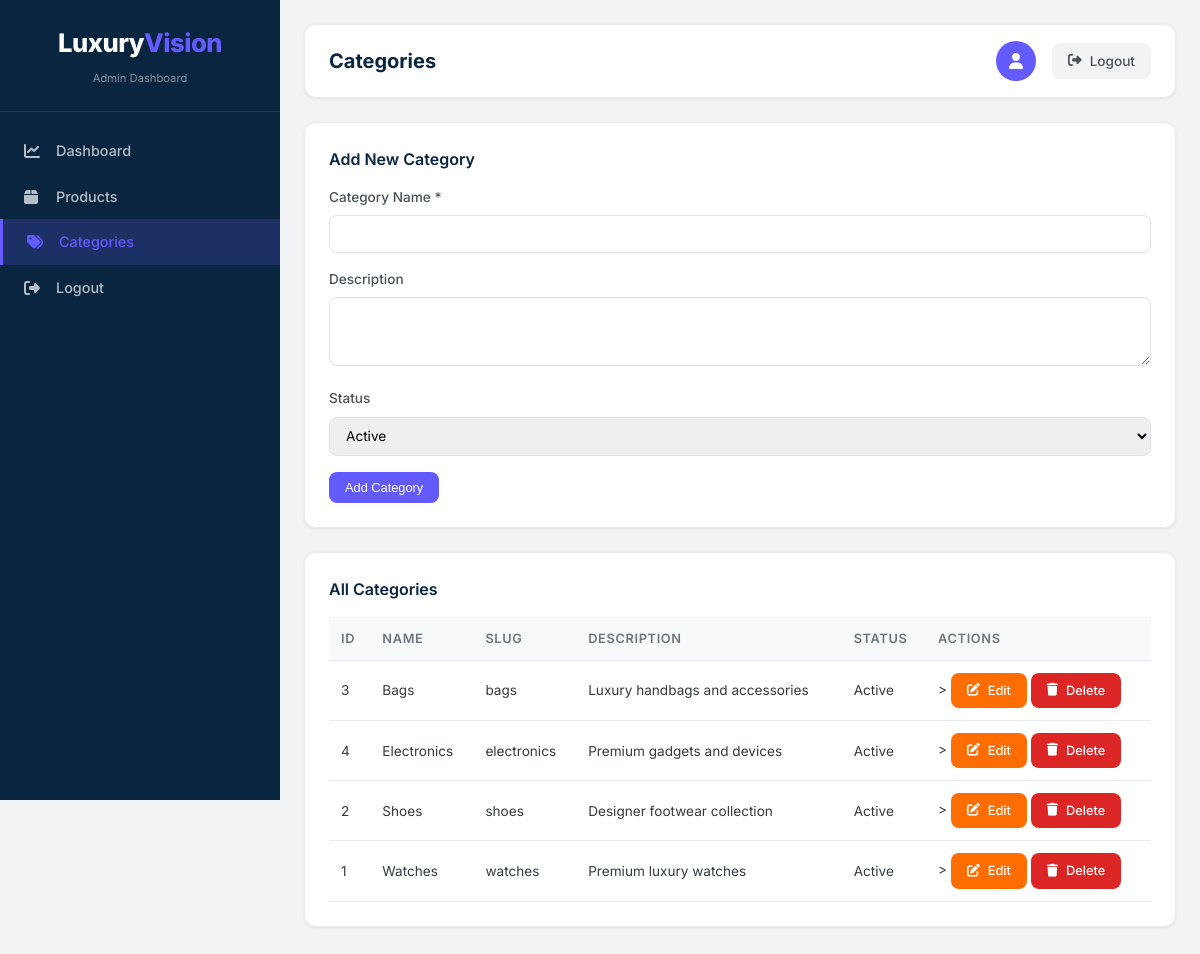
/admin/categories.php (signed in), run on the app's committed database.
### tables this page shows
CREATE TABLE IF NOT EXISTS categories (
    id INT AUTO_INCREMENT PRIMARY KEY,
    name VARCHAR(100) NOT NULL,
    slug VARCHAR(100) NOT NULL UNIQUE,
    description TEXT,
    status TINYINT DEFAULT 1,
    created_at TIMESTAMP DEFAULT CURRENT_TIMESTAMP,
    updated_at TIMESTAMP DEFAULT CURRENT_TIMESTAMP ON UPDATE CURRENT_TIMESTAMP
);

### includes/config.php (called while the page is built, shortened)
<?php
function sanitize($input) {
    return htmlspecialchars($input, ENT_QUOTES, 'UTF-8');
}
?>

### admin/categories.php (the view, shortened to what this page needs)
<?php
require_once __DIR__ . '/../includes/config.php';
$db = getDB();
$editCat = null;
$categories = $db->query("SELECT * FROM categories ORDER BY name")->fetchAll();
include 'layout_head.php';
?>
<div class="card">
    <h3><?= $editCat ? 'Edit Category' : 'Add New Category' ?></h3>
    <form method="POST">
        <div class="form-group">
            <label>Category Name *</label>
            <input type="text" name="name" required value="<?= $editCat ? sanitize($editCat['name']) : '' ?>">
        </div>
        <div class="form-group">
            <label>Description</label>
            <textarea name="description" rows="3"><?= $editCat ? sanitize($editCat['description']) : '' ?></textarea>
        </div>
        <div class="form-group">
            <label>Status</label>
            <select name="status">
                <option value="1" <?= $editCat && $editCat['status'] == 1 ? 'selected' : '' ?>>Active</option>
            </select>
        </div>
        <button type="submit" class="btn btn-primary"><?= $editCat ? 'Update' : 'Add Category' ?></button>
    </form>
</div>
<div class="card">
    <h3>All Categories</h3>
    <?php if ($categories): ?>
    <table>
        <thead>
            <tr><th>ID</th><th>Name</th><th>Slug</th><th>Description</th><th>Status</th><th>Actions</th></tr>
        </thead>
        <tbody>
            <?php foreach ($categories as $c): ?>
            <tr>
                <td><?= $c['id'] ?></td>
                <td><?= sanitize($c['name']) ?></td>
                <td><?= $c['slug'] ?></td>
                <td><?= sanitize($c['description']) ?></td>
                <td><?= $c['status'] ? 'Active' : 'Inactive' ?></td>
                <td>>
                    <a href="categories.php?edit=<?= $c['id'] ?>" class="btn btn-edit"><i class="fas fa-edit"></i> Edit</a>
                    <a href="categories.php?delete=<?= $c['id'] ?>" class="btn btn-delete" onclick="return confirm('Delete this category?')"><i class="fas fa-trash"></i> Delete</a>
                </td>
            </tr>
            <?php endforeach; ?>
        </tbody>
    </table>
    <?php else: ?>
    <p>No categories yet. Add your first category above.</p>
    <?php endif; ?>
</div>
<?php include 'layout_foot.php'; ?>

### admin/layout_head.php (style rules this page uses)
* { margin: 0; padding: 0; box-sizing: border-box; }
:root { --primary: #0a2540; --primary-dark: #051a2c; --secondary: #635bff; --secondary-dark: #4c44cc; --accent: #00b4d8; --success: #00c853; --warning: #ff6d00; --danger: #dc2626; --gray-50: #f8f9fa; --gray-100: #f1f3f5; --gray-200: #e9ecef; --gray-300: #dee2e6; --gray-400: #ced4da; --gray-500: #adb5bd; --gray-600: #6c757d; --gray-700: #495057; --gray-800: #343a40; --gray-900: #212529; --white: #ffffff; --shadow-sm: 0 1px 3px rgba(0,0,0,0.08); --shadow: 0 4px 12px rgba(0,0,0,0.08); --shadow-lg: 0 12px 36px rgba(0,0,0,0.12); --radius: 12px; --radius-lg: 16px; }
body { font-family: 'Inter', sans-serif; background: var(--gray-100); color: var(--gray-800); line-height: 1.5; }
.card { background: var(--white); border-radius: var(--radius); padding: 1.5rem; margin-bottom: 1.5rem; box-shadow: var(--shadow-sm); border: 1px solid var(--gray-200); }
.card h3 { font-size: 1rem; font-weight: 600; margin-bottom: 1rem; color: var(--primary); display: flex; align-items: center; gap: 0.5rem; }
table { width: 100%; border-collapse: collapse; }
th, td { padding: 0.75rem; text-align: left; border-bottom: 1px solid var(--gray-200); }
th { background: var(--gray-50); font-weight: 600; font-size: 0.8rem; text-transform: uppercase; letter-spacing: 0.05em; color: var(--gray-600); }
td { font-size: 0.85rem; }
.btn { padding: 0.5rem 1rem; border: none; border-radius: 8px; cursor: pointer; font-size: 0.8rem; font-weight: 500; transition: all 0.2s; text-decoration: none; display: inline-flex; align-items: center; gap: 0.5rem; }
.btn-primary { background: var(--secondary); color: white; }
.btn-edit { background: var(--warning); color: white; }
.btn-delete { background: var(--danger); color: white; }
.form-group { margin-bottom: 1rem; }
.form-group label { display: block; margin-bottom: 0.5rem; font-weight: 500; font-size: 0.85rem; color: var(--gray-700); }
.form-group input, .form-group select, .form-group textarea { width: 100%; padding: 0.6rem 0.75rem; border: 1px solid var(--gray-300); border-radius: 8px; font-size: 0.85rem; font-family: 'Inter', sans-serif; transition: all 0.2s; }

### data on the page
categories: id "3", name "Bags", slug "bags", description "Luxury handbags and accessories", status "Active"
categories: id "4", name "Electronics", slug "electronics", description "Premium gadgets and devices", status "Active"
categories: id "2", name "Shoes", slug "shoes", description "Designer footwear collection", status "Active"
categories: id "1", name "Watches", slug "watches", description "Premium luxury watches", status "Active"

### other printed values
$page_title "Categories"
